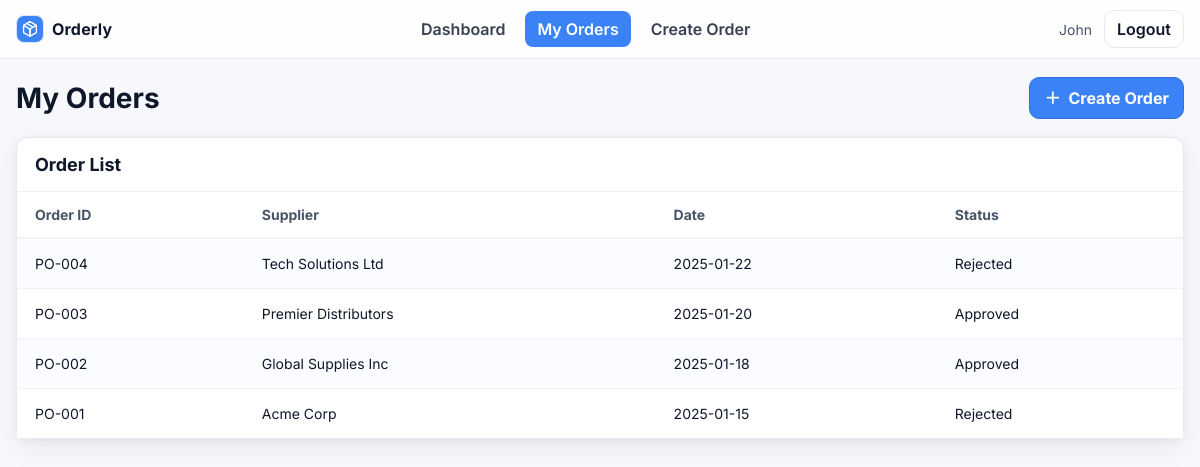
The page /employee/myOrders (signed in) on the database its author committed.
### models.py (models this page shows, shortened)
class Order(db.Model):
    id = db.Column(db.Integer, primary_key=True)
    code = db.Column(db.String(20), unique=True, nullable=False)     # e.g., "PO-001"
    date = db.Column(db.Date, default=date.today, nullable=False)
    amount = db.Column(db.Float, default=0.0)                         # total dollar amount
    product_name = db.Column(db.String(100))
    quantity = db.Column(db.Integer)
    status = db.Column(db.String(20), default="Pending")              # Pending, Approved, Rejected
    employee_id = db.Column(db.Integer, db.ForeignKey('user.id'), nullable=False)
    supplier_id = db.Column(db.Integer, db.ForeignKey('supplier.id')) # nullable if supplier optional

class Supplier(db.Model):
    id = db.Column(db.Integer, primary_key=True)
    name = db.Column(db.String(100))
    contact = db.Column(db.String(100))
    email = db.Column(db.String(100))
    address = db.Column(db.String(200))
    orders = db.relationship('Order', backref='supplier', lazy=True)

### app.py (the view)
@app.route('/employee/myOrders')
def employee_myorders():
    if session.get('role') != 'employee':
        flash("Unauthorized access"); return redirect('/')
    uid = session.get('user_id')
    orders = Order.query.filter_by(employee_id=uid).order_by(Order.id.desc()).all()
    return render_template('employee/myOrders.html', orders=orders)

### templates/employee/myOrders.html (shortened to what this page needs)
<!doctype html>
<html lang="en">
<head>
  <link rel="stylesheet" href="{{ url_for('static', filename='admin.css') }}">
</head>
<body>
  <header class="adminNavBar">
    <div class="adminNavInner">
      <a class="adminNavBrand" href="{{ url_for('employee_dashboard') }}">
        <img class="adminNavBrandLogo" src="{{ url_for('static', filename='images/logo.png') }}" alt="Orderly logo">
        <span class="adminNavBrandText">Orderly</span>
      </a>
      <nav class="adminNavLinks">
        <a class="adminNavLink" href="{{ url_for('employee_dashboard') }}">Dashboard</a>
        <a class="adminNavLink adminNavLinkActive" href="{{ url_for('employee_myorders') }}">My Orders</a>
        <a class="adminNavLink" href="{{ url_for('employee_createorders') }}">Create Order</a>
      </nav>
      <div class="adminNavRight">
        <span class="adminNavUser">{{ session.get('user_name','Employee') }}</span>
        <a class="adminNavBtn" href="{{ url_for('logout') }}">Logout</a>
      </div>
    </div>
  </header>
  <main class="adminSuppliersPage">
    <div class="adminSuppliersHeader">
      <h1 class="adminSuppliersTitle">My Orders</h1>
      <a href="{{ url_for('employee_createorders') }}" class="adminSuppliersAddBtn"><span class="adminSuppliersAddIcon">＋</span> Create Order</a>
    </div>
    <section class="adminSuppliersPanel">
      <div class="adminSuppliersPanelHead">
        <h2 class="adminSuppliersPanelTitle">Order List</h2>
      </div>
      <div class="adminSuppliersTableWrap">
        <table class="adminSuppliersTable">
          <thead>
            <tr>
              <th>Order ID</th>
              <th>Supplier</th>
              <th>Date</th>
              <th>Status</th>
            </tr>
          </thead>
          <tbody>
            {% for o in orders %}
            <tr>
              <td>{{ o.code }}</td>
              <td>{{ o.supplier.name if o.supplier else '-' }}</td>
              <td>{{ o.date }}</td>
              <td>
                <span class="EmployeeMyOrdersBadge
                  {% if o.status=='Approved' %}EmployeeMyOrdersBadgeGreen
                  {% elif o.status=='Rejected' %}EmployeeMyOrdersBadgeRed
                  {% else %}EmployeeMyOrdersBadgeAmber{% endif %}">
                  {{ o.status }}
                </span>
              </td>
            </tr>
            {% else %}
            <tr><td colspan="4">No orders yet.</td></tr>
            {% endfor %}
          </tbody>
        </table>
      </div>
    </section>
  </main>
</body>
</html>

### static/admin.css (style rules this page uses)
:root { --adminBg: #f7f8fb; --adminPanel: #ffffff; --adminText: #0f172a; --adminMuted: #667085; --adminBorder: #e6e9ef; --adminPrimary: #3b82f6; --adminPrimarySoft: #e6efff; --adminGreen: #22c55e; --adminGreenSoft: #e7f8ee; --adminAmber: #f59e0b; --adminAmberSoft: #fff3d9; --adminRed: #ef4444; --adminRedSoft: #ffe4e6; --adminNavBorder: var(--adminBorder); --adminNavBg: #ffffffcc; --adminNavLink: #374151; --adminNavLinkHover: #f1f5f9; --adminNavPrimary: var(--adminPrimary); --adminRadius: 12px; --adminShadow: 0 10px 30px rgba(16, 24, 40, .06), 0 2px 8px rgba(16, 24, 40, .05); }
* { box-sizing: border-box }
html, body { height: 100%; margin: 0 }
body { font-family: Inter, system-ui, -apple-system, Segoe UI, Roboto, Arial, sans-serif; color: var(--adminText); background: var(--adminBg); }
:root { --adminNavBorder: #e6e9ef; --adminNavBg: #ffffffcc; --adminNavLink: #374151; --adminNavLinkHover: #f1f5f9; --adminNavPrimary: #3b82f6; }
.adminNavBar { position: sticky; top: 0; z-index: 40; background: var(--adminNavBg); backdrop-filter: blur(8px); border-bottom: 1px solid var(--adminNavBorder); }
.adminNavInner { max-width: 1200px; margin: 0 auto; padding: 10px 16px; display: flex; align-items: center; justify-content: space-between; gap: 20px; }
.adminNavBrand { display: flex; align-items: center; gap: 8px; text-decoration: none; color: inherit; }
.adminNavBrandLogo { width: 28px; height: 28px; border-radius: 8px; object-fit: cover; background: #e6efff; border: 1px solid #d7e5ff; display: block; }
.adminNavBrandText { font-weight: 700; letter-spacing: .2px; }
.adminNavLinks { display: flex; gap: 8px }
.adminNavLink { padding: 8px 12px; border-radius: 8px; text-decoration: none; color: var(--adminNavLink); font-weight: 600; }
.adminNavLinkActive { background: var(--adminNavPrimary); color: #fff }
.adminNavRight { display: flex; gap: 12px; align-items: center }
.adminNavUser { font-size: 14px; color: #475569 }
.adminNavBtn { border: 1px solid var(--adminNavBorder); background: #fff; color: #0f172a; border-radius: 10px; padding: 8px 12px; font-weight: 600; cursor: pointer; text-decoration: none; }
.adminSuppliersPage { max-width: 1200px; margin: 18px auto; padding: 0 16px }
.adminSuppliersHeader { display: flex; align-items: center; justify-content: space-between; gap: 12px; margin: 8px 0 18px 0; }
.adminSuppliersTitle { margin: 0; font-size: 28px }
.adminSuppliersAddBtn { display: inline-flex; align-items: center; gap: 8px; background: #3b82f6; color: #fff; text-decoration: none; border: 1px solid #306fe0; padding: 10px 14px; border-radius: 10px; font-weight: 700; }
.adminSuppliersAddIcon { font-weight: 900; line-height: 1 }
.adminSuppliersPanel { background: #fff; border: 1px solid var(--adminBorder); border-radius: 12px; box-shadow: var(--adminShadow); }
.adminSuppliersPanelHead { padding: 16px 18px; border-bottom: 1px solid #eef1f5 }
.adminSuppliersPanelTitle { margin: 0; font-size: 18px }
.adminSuppliersTableWrap { overflow: auto }
.adminSuppliersTable { width: 100%; border-collapse: separate; border-spacing: 0; font-size: 14px; }
.adminSuppliersTable thead th { text-align: left; font-weight: 700; color: #475569; padding: 14px 18px; background: #fff; position: sticky; top: 0; z-index: 1; border-bottom: 1px solid #eef1f5; }
.adminSuppliersTable tbody td { padding: 16px 18px; border-top: 1px solid #f0f2f6; background: #fff; }
.adminSuppliersTable tbody tr:nth-child(odd) td { background: #fbfcff }

### rows shown on the page
Order: code "PO-004", supplier "Tech Solutions Ltd", date "2025-01-22", status "Rejected"
Order: code "PO-003", supplier "Premier Distributors", date "2025-01-20", status "Approved"
Order: code "PO-002", supplier "Global Supplies Inc", date "2025-01-18", status "Approved"
Order: code "PO-001", supplier "Acme Corp", date "2025-01-15", status "Rejected"

### other values the page prints
{{ session.get('user_name','Employee') }} "John"
